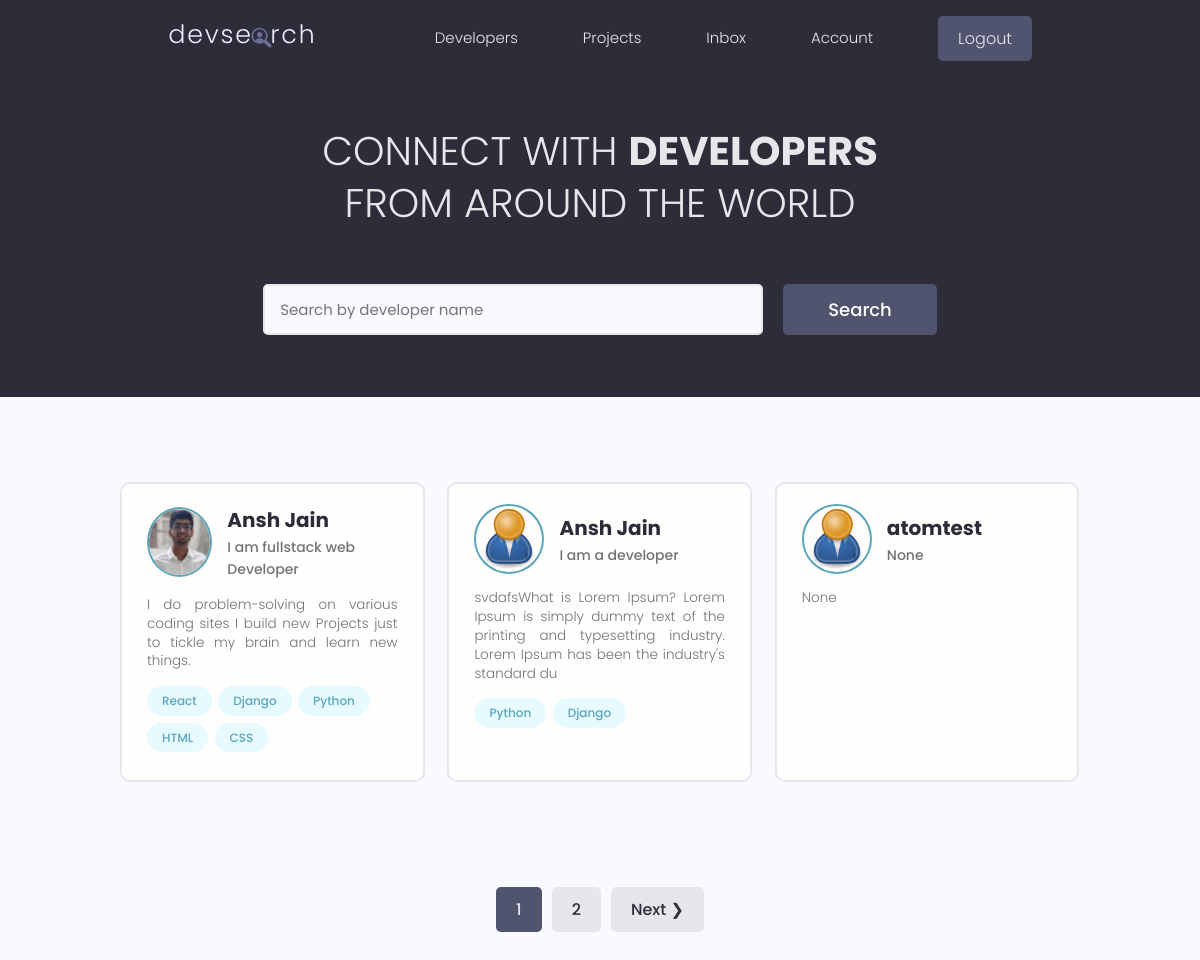
The app's page / (signed in) with its own data.
### users/models.py (models this page shows, shortened)
class Profile(models.Model):
    user = models.OneToOneField(User, on_delete=models.CASCADE, null = True, blank = True)
    name = models.CharField(max_length=200, blank = True, null = True)
    email = models.EmailField(max_length=500, blank=True, null=True)
    username = models.CharField(max_length=200, blank = True, null = True)
    location = models.CharField(max_length=200, blank = True, null = True)
    short_intro = models.CharField(max_length=200, blank = True, null = True)
    bio = models.TextField(blank = True, null = True)
    profile_image = models.ImageField(null=True, blank=True, upload_to='profiles/', default="profiles/user-default.png")
    social_github = models.CharField(max_length=200, blank = True, null = True)
    social_twitter = models.CharField(max_length=200, blank = True, null = True)
    social_linkedin = models.CharField(max_length=200, blank = True, null = True)
    social_youtube = models.CharField(max_length=200, blank = True, null = True)
    social_website = models.CharField(max_length=200, blank = True, null = True)
    created = models.DateTimeField(auto_now_add = True)
    id = models.UUIDField(default=uuid.uuid4, unique=True, primary_key = True, editable = False)

class Skill(models.Model):
    owner = models.ForeignKey(Profile, on_delete=models.CASCADE, blank = True, null = True)
    name = models.CharField(max_length=200, blank = True, null = True)
    description = models.TextField(blank = True, null = True)
    created = models.DateTimeField(auto_now_add = True)
    id = models.UUIDField(default=uuid.uuid4, unique=True, primary_key = True, editable = False)
    def __str__(self):
        return str(self.name)

### users/views.py (the view)
# urls.py: path('', views.profiles, name="profiles"),
def profiles(request):
    profiles, search_query = searchProfiles(request)
    custom_range, profiles = paginateProfiles(request, profiles, 3)
    context = {'profiles': profiles, 'search_query' : search_query, 'custom_range':custom_range}
    return render(request, 'users/profiles.html', context)

### users/utils.py (called while the page is built)
def paginateProfiles(request, profiles, results) :
    page = request.GET.get('page')
    paginator = Paginator(profiles, results)
    try:
        profiles = paginator.page(page)
    except PageNotAnInteger :
        page = 1
        profiles = paginator.page(page)
    except EmptyPage:
        page = paginator.num_pages
        profiles = paginator.page(page)
    leftIndex = (int(page) - 4)
    if leftIndex < 1:
        leftIndex = 1
    rightIndex = (int(page) + 5)
    if rightIndex > paginator.num_pages:
        rightIndex = paginator.num_pages + 1
    custom_range = range(leftIndex, rightIndex)
    return custom_range, profiles

def searchProfiles(request):
    search_query = '' # It will be passed by every filter we add
    if request.GET.get('search_query'): # we check if we have any data for the query
        search_query = request.GET.get('search_query')  # If yes then we update search_query from blank string
    skills = Skill.objects.filter(name__icontains=search_query)
    profiles = Profile.objects.distinct().filter(
        Q(name__icontains = search_query) |
        Q(short_intro__icontains =search_query) |
        Q(skill__in=skills)
    )
    return profiles, search_query

### users/templates/users/profiles.html (shortened to what this page needs)
{% extends 'main.html' %}
{% block content %}
  <main class="home">
    <section class="hero-section text-center">
      <div class="container container--narrow">
        <div class="hero-section__box">
          <h2>CONNECT WITH <span>DEVELOPERS</span></h2>
          <h2>FROM AROUND THE WORLD</h2>
        </div>
        <div class="hero-section__search">
          <form id='searchForm' class="form" action="{% url 'profiles' %}" method="get">
            <div class="form__field">
              <input class="input input--text" id="formInput#search" type="text" name="search_query"
                value = "{{search_query}}" placeholder="Search by developer name" />
            </div>
            <input class="btn btn--sub btn--lg" type="submit" value="Search" />
          </form>
        </div>
      </div>
    </section>
    <section class="devlist">
      <div class="container">
        <div class="grid grid--three">
           {% for profile in profiles %}
          <div class="column card">
            <div class="dev">
              <a href="{% url 'user-profile' profile.id %}" class="card__body">
                <div class="dev__profile">
                  <img class="avatar avatar--md" src="{{profile.profile_image.url}}" alt="image" />
                  <div class="dev__meta">
                    <h3>{{profile.name}}</h3>
                    <h5>{{profile.short_intro|slice:"60"}}</h5>
                  </div>
                </div>
                <p class="dev__info">{{profile.bio|slice:"150"}}</p>
                <div class="dev__skills">
                    {% for skill in profile.skill_set.all|slice:"5" %}
                  <span class="tag tag--pill tag--main">
                    <small>{{skill}}</small>
                  </span>
                  {% endfor %}
                </div>
              </a>
            </div>
          </div>
          {% endfor %}
        </div>
      </div>
    </section>
  </main>
  {% include 'pagination.html' with queryset=profiles custom_range=custom_range %}
{% endblock content %}

### static/styles/app.css (style rules this page uses)
:root { --color-sub: #2d2d39; }
.btn--sub { background-color: var(--color-sub-light); }
.card { border: 2px solid var(--color-light); }
img { width: 100%; }
.hero-section { height: 40vh; display: flex; align-items: center; background-color: var(--color-sub); }
.hero-section__box { margin-bottom: 4rem; }
.hero-section__box > h2, .hero-section__box > h2 > span { font-size: 4rem; color: var(--color-light); line-height: 1.3; text-transform: uppercase; }
.hero-section__box > h2 { font-weight: 300; }
.hero-section__box > h2 > span { font-weight: 700; }
.hero-section__search > .form { display: flex; align-items: center; justify-content: center; gap: 2rem; }
.hero-section__search > .form input.input--text { width: 50rem; }
.devlist { margin-top: 8rem; }
.devlist .grid { align-items: stretch; }
.devlist .dev .dev__profile { display: flex; align-items: center; gap: 1.5rem; }
.devlist .dev .dev__meta h3 { color: var(--color-sub); font-size: 2rem; font-weight: 700; }
.devlist .dev .dev__meta h5 { color: var(--color-text); font-size: 1.4rem; font-weight: 500; }
.devlist .dev .dev__info { margin: 1.5rem 0; font-size: 1.35rem; line-height: 1.4; text-align: justify; }

### static/uikit/styles/modules/_variables.css (style rules this page uses)
:root { --color-main: #5aa5b9; --color-main-light: #e6faff; --color-sub: #3f4156; --color-sub-light: #51546e; --color-sub-lighter: #ededfd; --color-text: #737373; --color-gray: #8b8b8b; --color-light: #e5e7eb; --color-light-gray: #767676; --color-bg: #f8fafd; --color-white: #fffefd; --color-white-light: #f3f3f3; --color-success: #359e64; --color-success-bg: #def8e8; --color-error: #fc4b0b; --color-error-bg: #fff2ee; --font-base: 'Poppins', arial, helvetica, 'Segoe UI', roboto, ubuntu, sans-serif; --font-monospace: 'Fira Code', 'Courier New', courier, monospace; --font-regular: 300; --font-medium: 500; --font-bold: 700; --generic-shadow: 1px 1px 5px #00000010; --generic-transition: all 0.3s ease-in-out; }

### static/uikit/styles/modules/_base.css (style rules this page uses)
* { margin: 0; padding: 0; box-sizing: border-box; text-rendering: optimizeLegibility; color: inherit; font-size: inherit; }
html { font-size: 50%; }
@media only screen and (min-width: 480px) { html { font-size: 56.25%; } }
@media only screen and (min-width: 1200px) { html { font-size: 62.5%; } }
body { line-height: 1.6; font-weight: 400; font-size: 1.5rem; color: var(--color-text); background-color: var(--color-bg); min-height: 100vh; }

### static/uikit/styles/modules/_typography.css (style rules this page uses)
* { font-family: var(--font-base); }
h2 { font-size: 3.6rem; font-weight: var(--font-bold); }
h3 { font-size: 3.2rem; font-weight: var(--font-medium); }
h5 { font-size: 2.4rem; font-weight: var(--font-medium); }
h5, h6 { font-weight: var(--font-regular); }
p, span, strong { font-size: 1.6rem; color: var(--color-text); font-weight: var(--font-regular); }
a { padding-bottom: 2px; text-decoration: none; display: inline-block; color: var(--color-main); font-weight: var(--font-medium); }

### static/uikit/styles/modules/_utilities.css (style rules this page uses)
.container { width: 92%; max-width: 165rem; margin: 0 auto; box-sizing: border-box; }
.container--narrow { width: 92%; max-width: 120rem; }
@media screen and (min-width: 1000px) { .container { width: 90%; } }
@media screen and (min-width: 1000px) { .container--narrow { width: 85%; } }
@media screen and (min-width: 1200px) { .container { width: 80%; } }
@media screen and (min-width: 1200px) { .container--narrow { width: 72%; } }
.text-center { text-align: center; }

### static/uikit/styles/modules/_avatar.css (style rules this page uses)
.avatar { border-radius: 50%; border: 2px solid var(--color-main); object-fit: cover; }
.avatar--md { height: 7rem; width: 7rem; }

### static/uikit/styles/modules/_button.css (style rules this page uses)
.btn { display: inline-block; position: relative; cursor: pointer; background-color: var(--color-light); font-weight: var(--font-medium); color: var(--color-sub); text-decoration: none; padding: 1rem 2rem; border-radius: 0.5rem; border: none; width: -webkit-fit-content; width: -moz-fit-content; width: fit-content; height: -webkit-fit-content; height: -moz-fit-content; height: fit-content; font-size: 1.6rem; outline-width: 0; outline-color: transparent; -webkit-backface-visibility: hidden; backface-visibility: hidden; transition: all 0.3s ease-in-out; }
.btn--sub { background-color: var(--color-sub); color: var(--color-white); }
.btn--lg { font-size: 1.8rem; padding: 1.2rem 4.5rem; }

### static/uikit/styles/modules/_card.css (style rules this page uses)
.card { border-radius: 1rem; background-color: var(--color-white); border: 1.5px solid var(--color-light); width: auto; height: auto; margin-top: 0.5rem; margin-bottom: 0.5rem; overflow: hidden; }
.card__body, .card__header { padding: 2rem 2.5rem; }

### records on screen
Profile: profile_image (picture), name "Ansh Jain", short_intro "I am fullstack web Developer", bio "I do problem-solving on various coding sites I build new Projects just to tickle my brain and learn new things."
Skill: name "React"
Skill: name "Django"
Skill: name "Python"
Skill: name "HTML"
Skill: name "CSS"
Profile: profile_image (placeholder picture), name "Ansh Jain", short_intro "I am a developer", bio "svdafsWhat is Lorem Ipsum? Lorem Ipsum is simply dummy text of the printing and typesetting industry. Lorem Ipsum has been the industry's standard du"
Skill: name "Python"
Skill: name "Django"
Profile: profile_image (placeholder picture), name "atomtest", short_intro "None", bio "None"

### other values on screen
{{ page }} "1"
{{ page }} "2"
